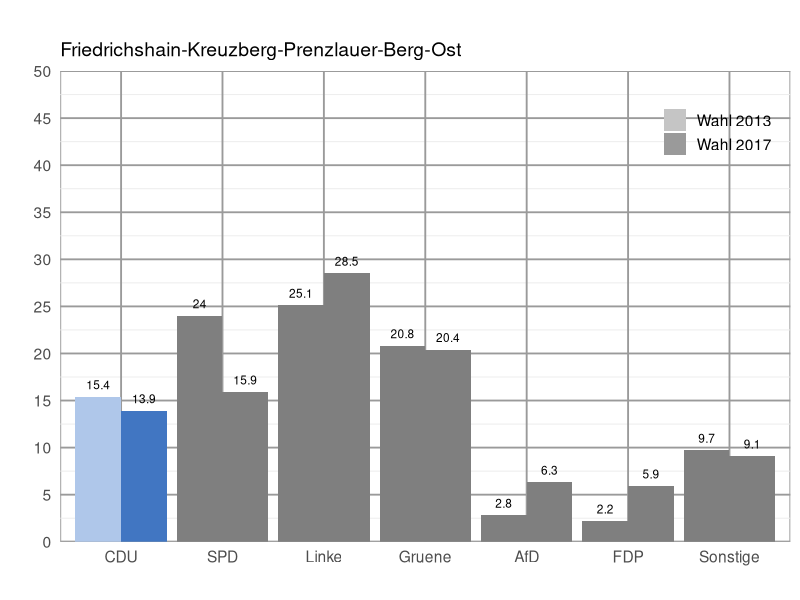

Recreate this plot in R.
# libraries
require(dplyr)
require(ggplot2)
# current directory with required data
setwd("/Users/Jonas/Desktop/DataScience_BTW")

## import file
# dec="," so that comma seperated values are converted to decimal values
read.csv(file = "Zweitstimme_2017_2013.csv", sep = ";", dec=",") -> zweitstimme

## select "Wahlkreis == Mitte", save as new table "mitte"
# %>% ist eine chain, um Befehle von dplyr zu verbinden
zweitstimme %>% filter(Wahlkreis == "Friedrichshain-Kreuzberg-Prenzlauer-Berg-Ost") -> 
														friedrichshainKreuzbergPrenzlauerBergOst

# open up a blank image that we want to save our chart in
png(filename = "83.png",
	width = 6,
	height = 4,
	units = "in",
	res = 200,
	# background is supposed to be transparent
	bg = "transparent")

## make combined dark and light color palette
# order: Afd, CDU, FDP, Gruene, Linke, Sonstige, SPD, Legende/Jahr
cols_dark <- c("#4176c2", "#000000", "#ffcc00", "#78bc1b", "#bd3075", "#707173", "#d71f1d", "#898989")
cols_light <- c("#afc7ea", "#7e7e7e", "#ffeda3", "#d4efaf", "#e293ba", "#cccccc", "#eb807f", "#B7B7B7")
colors <- c(rbind(cols_dark, cols_light))

## add a column that has a smaller number for the larger year and a larger number for the smaller year
# 10000-2017 = 7983 and 10000-2013 = 7987
# second row of table is now: CDU 2017     18.6  7983
# third row of table is now : CDU 2013     22.6  7987
table <- mutate(friedrichshainKreuzbergPrenzlauerBergOst, order = 10000 - Jahr)

## reorder levels so they are in the order in which they are in the table
# factors are variables in R which take on a limited number of different values
# factors are stored as a vector of int values with a corresponding set of values to use when the factor is displayed
# to change the order in which the levels will be displayed the levels= argugment can be given a vector of the variable in desired order
table$Partei <- factor(table$Partei, levels = unique(table$Partei))

## the trick is to fill by a factor that combines the party name and the order (10000 - year)
# aes sets the genereal aesthetics of the bar
# fill= sets how the bars are colored; scale_file_manual specifies
ggplot(table, aes(x=Partei, group=Jahr, y=Ergebnis, fill=factor(paste0(Partei,order)))) + 
  geom_col(position="dodge") +
  scale_fill_manual(values = colors,
                    breaks = paste0(table$Partei[1], 10000-c(2017, 2013)),
                    labels = c("Wahl 2013", "Wahl 2017"),
                    name = "") +
  # "Wahlkreis" as title of bar chart
  ggtitle("", table$Wahlkreis) +
  # get rid of "Partei" as label for x axis
  xlab("") +
  # get rid of "Ergebnis" as label for y axis
  ylab("") +
  # breaks specificed by a numeric vector of positions in order to have 5 steps intervalls
  scale_y_continuous(limits = c(0, 50), expand = c(0, 0), breaks = c(0, 5, 10, 15, 20, 25, 30, 35, 40, 45, 50)) +
  # geom_text puts the election values on top of each bar
  # hjust = left or right relationg bar, vjust = height over bar
  # size = 3 is size of font
  geom_text(aes(label = table$Ergebnis, angle=0,hjust=0.5), size=3, position=position_dodge(width=0.9), vjust=-0.85) +
  # override the fill aes to get gray colors in the legend
  guides(fill = guide_legend(override.aes = list(fill = c("#C5C5C5", "#9A9A9A")))) +
  # standard theme: theme_minimal; 14 defines font size
  theme_minimal(14) +
  #sets the position of the legend by a numeric vector c(x,y) with x and y as coordinates  
  theme(legend.position = c(0.9, 0.9), rect = element_rect(fill = "transparent"),  
  		# frame of diagramm
  		panel.background = element_rect(colour = "#9A9A9A"),
  		panel.grid.minor = element_line(NULL),
  		# grid of diagram
   		panel.grid.major = element_line(colour = "#9A9A9A"),
   		panel.ontop = FALSE)
 
# save our image
dev.off()

